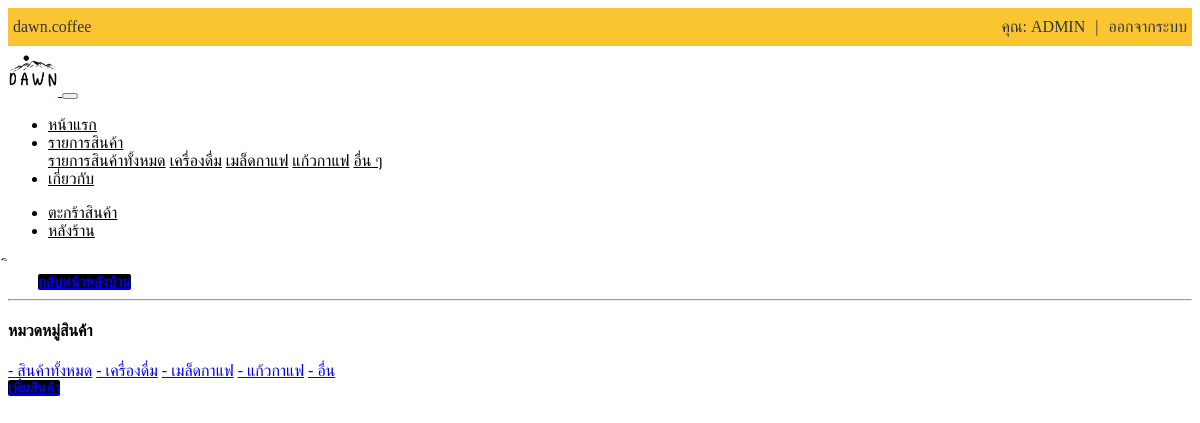
Page /admin/admin_product.php (signed in) on the earlier database version.
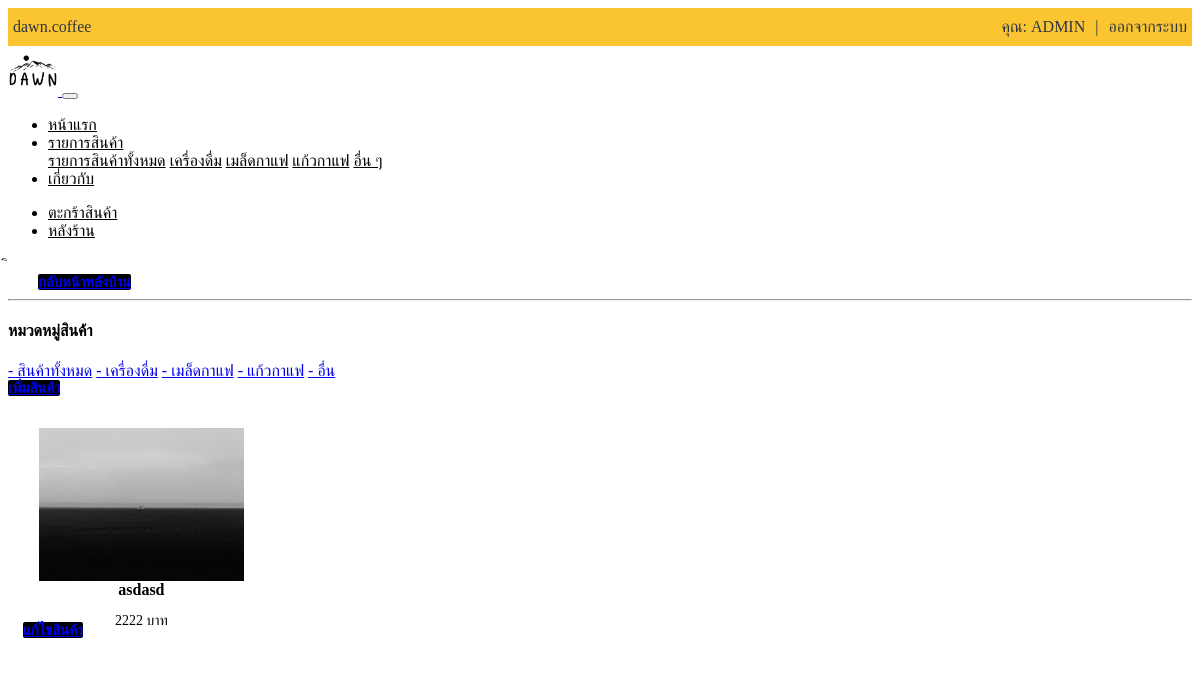
Same page on the later database version.
### tables this page shows
CREATE TABLE `product` (
  `pro_id` int(5) NOT NULL,
  `pro_name` text NOT NULL,
  `pro_price` text NOT NULL,
  `pro_size` text NOT NULL,
  `pro_detail` text NOT NULL,
  `pro_image` text NOT NULL,
  `pro_type` text NOT NULL
);

### admin/product/catalog/c_all.php (the view, shortened to what this page needs)
<div class="row_pro">
    <?php
        include_once('config.inc.php');
        $result = mysqli_query($conn,"SELECT * FROM product ORDER BY pro_name");
        while($row = mysqli_fetch_array($result)){
            echo '
            <div class="column_pro">
                <div class="product_cards">
                    <img  width="336px" src="'.$row['pro_image'].'">
                    <div class="product_name"><b class="product_text">'.$row['pro_name'].'</b> <p>'.$row['pro_price'].' บาท</p></div>
                </div>
                <a href="?page=product_edit&&pro_id='.$row['pro_id'].'" class="btn btn-primary btn-block btn-editpro">แก้ไขสินค้า</a>
            </div>
            ';
        }
    ?>
</div>

Differences in the rows shown:
added product: pro_image (picture), pro_name "asdasd", pro_price "2222"
